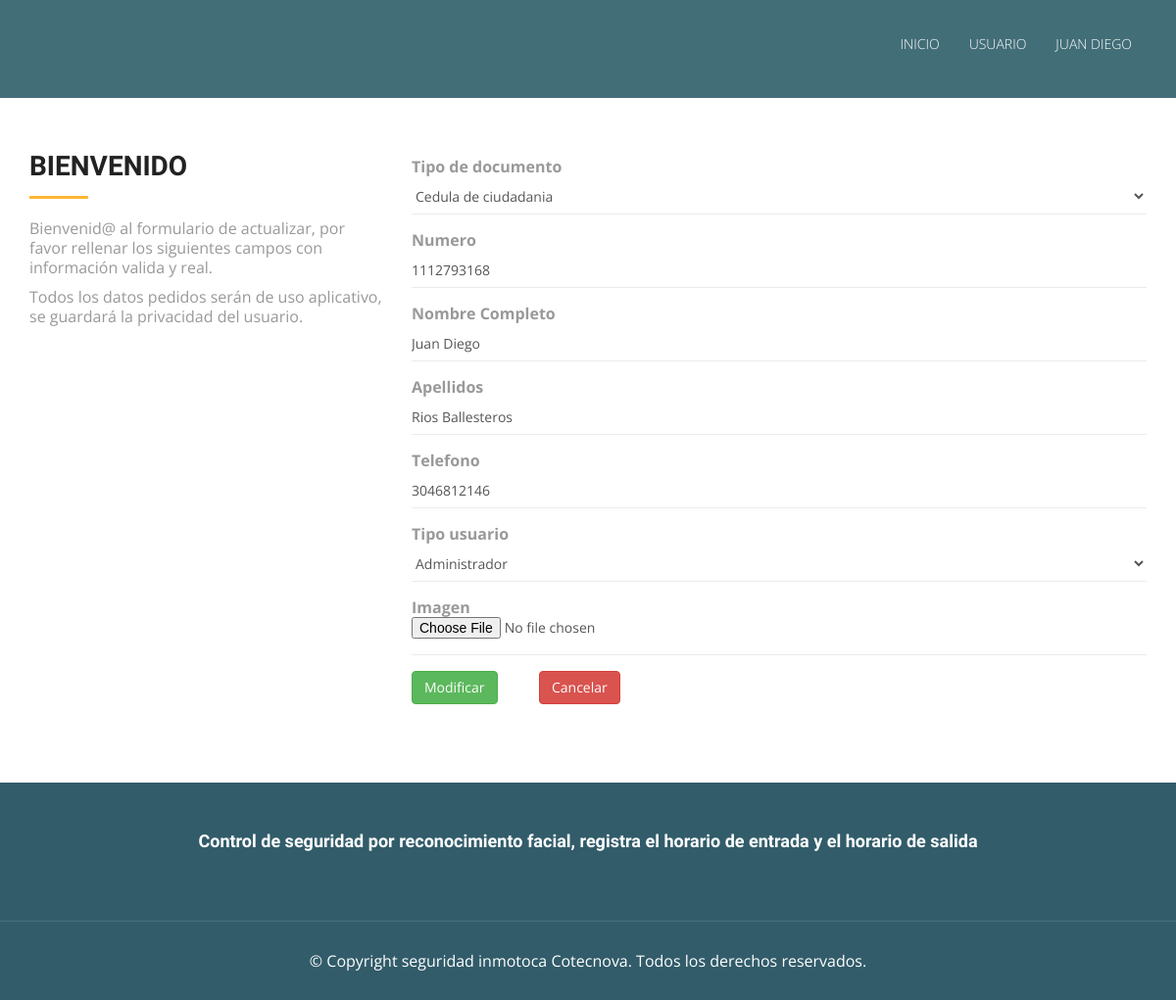
Page /editar_usuario.php?id=1 (signed in) on the committed database.
### tables this page shows
CREATE TABLE `usuario` (
  `id_usuario` int(11) NOT NULL,
  `tipo_cedula_id` int(11) NOT NULL,
  `numero_cedula` varchar(45) DEFAULT NULL,
  `nombre_completo` varchar(100) DEFAULT NULL,
  `apellido` varchar(45) DEFAULT NULL,
  `telefono` varchar(15) DEFAULT NULL,
  `tipo_usuario_id` int(11) NOT NULL,
  `estado_id` int(11) NOT NULL,
  `foto` blob DEFAULT NULL,
  `contrasena` varchar(32) DEFAULT NULL
);

CREATE TABLE `tipo_cedula` (
  `id_tipo_cedula` int(11) NOT NULL,
  `nombre` varchar(45) DEFAULT NULL
);

CREATE TABLE `tipo_usuario` (
  `id_tipo_usuario` int(11) NOT NULL,
  `nombre` varchar(45) DEFAULT NULL
);

### Modelo/MySQL.php (called while the page is built, shortened)
<?php
class MySQL{
    private $hostname  = "localhost";
    private $user = "root";
    private $password = "";
    private $database = "seguridad_inmotica";
    private $conexion;
    public function conectar(){
        $this->conexion = mysqli_connect($this->hostname, $this->user, $this->password, $this->database);
    }
    public function efectuarConsulta($consulta){
        mysqli_query($this->conexion, "SET lc_time_names = 'es_ES'" );
        mysqli_query($this->conexion, "SET NAMES 'utf8'");
        mysqli_query($this->conexion, "SET CHARACTER 'utf8'");
       $this->resultadoConsulta = mysqli_query($this->conexion, $consulta);
        return $this->resultadoConsulta;
    }
}

### editar_usuario.php (the view, shortened to what this page needs)
<!DOCTYPE html>
<html lang="en">
<head>
  <link rel="stylesheet" type="text/css" href="css/font-awesome.min.css">
  <link rel="stylesheet" type="text/css" href="css/bootstrap.min.css">
  <link rel="stylesheet" type="text/css" href="css/style.css">
  <link rel="stylesheet" type="text/css" href="css/style2.css">
</head>
<body id="myPage" data-spy="scroll" data-target=".navbar" data-offset="60">
  <div id="container">
    <?php
    if(isset($_SESSION['tipousuario'])){
        if($_SESSION['tipousuario'] == 3 || $_SESSION['tipousuario'] == 2 ){
            include("header_index.php");
    ?>
    <?php
    $id = $_GET['id'];
    require_once 'Modelo/MySQL.php';
    $mysql = new MySQL;
    $mysql->conectar();
    $seleccionInformacion = $mysql->efectuarConsulta("SELECT
	seguridad_inmotica.tipo_cedula.id_tipo_cedula,
        seguridad_inmotica.tipo_cedula.nombre as tipo_cedula,
        seguridad_inmotica.usuario.numero_cedula,
        seguridad_inmotica.usuario.id_usuario,
        seguridad_inmotica.usuario.nombre_completo,
        seguridad_inmotica.usuario.apellido,
        seguridad_inmotica.usuario.telefono,
        seguridad_inmotica.tipo_usuario.id_tipo_usuario,
        seguridad_inmotica.tipo_usuario.nombre as tipo_usuario
        FROM seguridad_inmotica.usuario
        INNER JOIN seguridad_inmotica.tipo_cedula on seguridad_inmotica.usuario.tipo_cedula_id = seguridad_inmotica.tipo_cedula.id_tipo_cedula
        INNER JOIN seguridad_inmotica.tipo_usuario on seguridad_inmotica.usuario.tipo_usuario_id = seguridad_inmotica.tipo_usuario.id_tipo_usuario
        WHERE seguridad_inmotica.usuario.id_usuario = ".$id."");
    while ($resultado= mysqli_fetch_assoc($seleccionInformacion)){
        $id_usuario = $resultado['id_usuario'];
        $id_tipo_cedula = $resultado['id_tipo_cedula'];
        $tipo_cedula = $resultado['tipo_cedula'];
        $numeroDocumento = $resultado['numero_cedula'];
        $nombre_completo = $resultado['nombre_completo'];
        $apellidos = $resultado['apellido'];
        $telefono = $resultado['telefono'];
        $id_tipo_usuario = $resultado['id_tipo_usuario'];
        $tipo_usuario = $resultado['tipo_usuario'];
    }
    ?>
  </div>
  <section id="service" class="section-padding">
    <div class="container">
      <div class="row">
        <div class="col-md-4 col-sm-4">
          <h2 class="ser-title">Bienvenido</h2>
          <hr class="botm-line">
          <p>Bienvenid@ al formulario de actualizar, por favor rellenar los siguientes campos con informaci&oacute;n valida y real.</p>
          <p>Todos los datos pedidos ser&aacute;n de uso aplicativo, se guardar&aacute; la privacidad del usuario.</p>
        </div>
        <div class="col-md-8 col-sm-8">
          <div class="card">
            <div class="card-body">
                <form class="form-horizontal form-material" method="Post" action="Controlador/updateUsuario.php?id=<?php echo $id_usuario;?>">
                <div class="form-group">
                    <label class="col-sm-12">Tipo de documento</label>
                    <div class="col-sm-12">
                        <select class="form-control form-control-line" name="tipoDocumento" required="">
                         <option value="<?php echo $id_tipo_cedula?>" selected="true"><?php echo $tipo_cedula?></option>
                      </select>
                    </div>
                  </div>
                  <div class="form-group">
                    <label class="col-sm-12">Numero</label>
                    <div class="col-md-12">
                        <input type="text" value="<?php echo $numeroDocumento?>" placeholder="Ingrese el numero del documento" name="numeroDocumento" class="form-control form-control-line" required="" onkeypress="return solonumeros(event)">
                    </div>
                  </div>
                  <div class="form-group">
                    <label class="col-md-12">Nombre Completo</label>
                    <div class="col-md-12">
                        <input type="text" value="<?php echo $nombre_completo?>" placeholder="Ingrese sus nombres" name="nombreCompleto" class="form-control form-control-line" required="" onkeypress="return sololetras(event)">
                    </div>
                  </div>
                  <div class="form-group">
                    <label class="col-md-12">Apellidos</label>
                    <div class="col-md-12">
                        <input type="text"  value="<?php echo $apellidos?>" placeholder="Ingrese sus apellidos" name="apellidos" class="form-control form-control-line" required="" onkeypress="return sololetras(event)">
                    </div>
                  </div>
                  <div class="form-group">
                    <label class="col-md-12">Telefono</label>
                    <div class="col-md-12">
                        <input type="text"  value="<?php echo $telefono?>" placeholder="Ingrese su numero de telefono" name="telefono" class="form-control form-control-line" required="" onkeypress="return solonumeros(event)">
                    </div>
                  </div>
                  <div class="form-group">
                    <label class="col-sm-12">Tipo usuario</label>
                    <div class="col-sm-12">
                        <select class="form-control form-control-line" name="tipoUsuario" required="">
                         <option value="<?php echo $id_tipo_usuario?>" selected="true"><?php echo $tipo_usuario?></option>
                      </select>
                    </div>
                  </div>
                  <div class="form-group">
                    <label class="col-md-12">Imagen</label>
                    <div class="col-md-12">
                        <input type="file" class="form-control form-control-line" name="imagen">
                    </div>
                  </div>
                <div class="form-group">
                  <div class="col-sm-3 col-md-2">
                      <button class="btn btn-success" name="enviar">Modificar</button>
                  </div>
                  <div class="col-sm-9 col-md-4">
                      <a href="ver_usuario.php" class="btn btn-danger">Cancelar</a>
                  </div>
                </div>
              </form>
            </div>
          </div>
        </div>
      </div>
    </div>
  </section>
  <div id="footer">
  <?php
  include("footer.php");
  ?>
  </div>
    <?php
        }else{
            header( "refresh:0;url=index.php" );
        }
    }else{
        header( "refresh:0;url=login.php" );
    }
    ?>
</body>
</html>

### css/style.css (style rules this page uses)
body { font-family: 'Open Sans', sans-serif; line-height: 20px; color: #999999; font-size: 300; font-size: 16px; }
h1, h2, h3, h4, h5, h6 { font-family: 'Raleway', sans-serif; font-weight: 600; color: #222222; }
a, a:hover, a:focus, a:active { outline: none; color: #fff; }
.section-padding { padding: 60px 0px; }
h2 { line-height: 20px; margin: 0; font-size: 28px; font-weight: 700; text-transform: uppercase; }
hr.botm-line { height: 3px; width: 60px; background: #ffb737; position: relative; border: 0; margin: 20px 0 20px 0; }
.form-control { height: 40px; }
#footer { background-color: #325C6A; }

### css/style2.css (style rules this page uses)
.form-control { display: block; width: 100%; padding: 0.375rem 0.75rem; line-height: 1.5; color: #4F5467; background-color: #fff; background-clip: padding-box; border: 1px solid #e9ecef; border-radius: 0.25rem; -webkit-transition: border-color 0.15s ease-in-out, -webkit-box-shadow 0.15s ease-in-out; transition: border-color 0.15s ease-in-out, -webkit-box-shadow 0.15s ease-in-out; -o-transition: border-color 0.15s ease-in-out, box-shadow 0.15s ease-in-out; transition: border-color 0.15s ease-in-out, box-shadow 0.15s ease-in-out; transition: border-color 0.15s ease-in-out, box-shadow 0.15s ease-in-out, -webkit-box-shadow 0.15s ease-in-out; }
.card { margin-bottom: 20px; }
.form-control { color: #212529; min-height: 38px; display: initial; }
.form-group { margin-bottom: 25px; }
.form-horizontal label { margin-bottom: 0px; }
.form-material .form-group { overflow: hidden; }
.form-material .form-control { background-color: transparent; background-position: center bottom, center calc(100% - 1px); background-repeat: no-repeat; background-size: 0 2px, 100% 1px; padding: 0; -webkit-transition: background 0s ease-out 0s; -o-transition: background 0s ease-out 0s; transition: background 0s ease-out 0s; }
.form-material .form-control, .form-material .form-control.focus, .form-material .form-control:focus { background-image: -webkit-gradient(linear, left top, left bottom, from(#009efb), to(#009efb)), -webkit-gradient(linear, left top, left bottom, from(#e9ecef), to(#e9ecef)); background-image: -webkit-linear-gradient(#009efb, #009efb), -webkit-linear-gradient(#e9ecef, #e9ecef); background-image: -o-linear-gradient(#009efb, #009efb), -o-linear-gradient(#e9ecef, #e9ecef); background-image: linear-gradient(#009efb, #009efb), linear-gradient(#e9ecef, #e9ecef); border: 0 none; border-radius: 0; -webkit-box-shadow: none; box-shadow: none; float: none; }

### rows in the picture
usuario: tipoDocumento "Cedula de ciudadania", numeroDocumento "1112793168", nombreCompleto "Juan Diego", apellidos "Rios Ballesteros", telefono "3046812146", tipoUsuario "Administrador"

### other values in the picture
$_SESSION['nombre'] "JUAN DIEGO"
